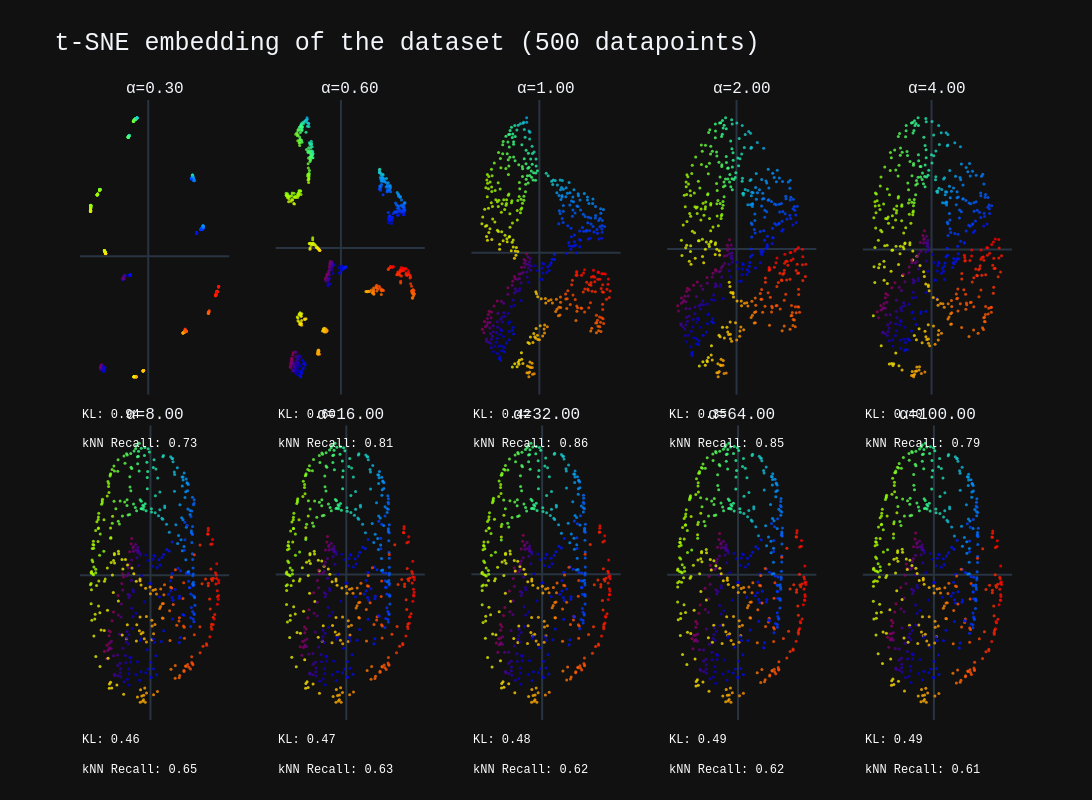

Notebook code for this chart:
### Code cell
# fig, ax = plt.subplots(2, 5, figsize=(20, 8))
Utils.plot_TSNE_plotly(
    raw_data=sr_points,
    tsne_results=tsne_results_sr500,
    labels=sr_color,
    alphas=ALPHAS,
    labeled=False,
    show=False,
    display_metrics=True,
)

### Figure 1 — Plotly figure (JSON) as saved in the notebook; plotly's stock layout.template omitted (floating-point values rounded to 4 significant figures; data arrays with more than 128 entries replaced by an {"elided": "..."} marker saying what was removed)
{"data": [{"marker": {"color": {"elided": "500 float values"}, "colorscale": [[0, "rgb(150,0,90)"], [0.125, "rgb(0,0,200)"], [0.25, "rgb(0,25,255)"], [0.375, "rgb(0,152,255)"], [0.5, "rgb(44,255,150)"], [0.625, "rgb(151,255,0)"], [0.75, "rgb(255,234,0)"], [0.875, "rgb(255,111,0)"], [1, "rgb(255,0,0)"]], "opacity": 0.8, "size": 3}, "mode": "markers", "showlegend": false, "type": "scatter", "x": {"elided": "500 float values"}, "xaxis": "x", "y": {"elided": "500 float values"}, "yaxis": "y"}, {"marker": {"color": {"elided": "500 float values"}, "colorscale": [[0, "rgb(150,0,90)"], [0.125, "rgb(0,0,200)"], [0.25, "rgb(0,25,255)"], [0.375, "rgb(0,152,255)"], [0.5, "rgb(44,255,150)"], [0.625, "rgb(151,255,0)"], [0.75, "rgb(255,234,0)"], [0.875, "rgb(255,111,0)"], [1, "rgb(255,0,0)"]], "opacity": 0.8, "size": 3}, "mode": "markers", "showlegend": false, "type": "scatter", "x": {"elided": "500 float values"}, "xaxis": "x2", "y": {"elided": "500 float values"}, "yaxis": "y2"}, {"marker": {"color": {"elided": "500 float values"}, "colorscale": [[0, "rgb(150,0,90)"], [0.125, "rgb(0,0,200)"], [0.25, "rgb(0,25,255)"], [0.375, "rgb(0,152,255)"], [0.5, "rgb(44,255,150)"], [0.625, "rgb(151,255,0)"], [0.75, "rgb(255,234,0)"], [0.875, "rgb(255,111,0)"], [1, "rgb(255,0,0)"]], "opacity": 0.8, "size": 3}, "mode": "markers", "showlegend": false, "type": "scatter", "x": {"elided": "500 float values"}, "xaxis": "x3", "y": {"elided": "500 float values"}, "yaxis": "y3"}, {"marker": {"color": {"elided": "500 float values"}, "colorscale": [[0, "rgb(150,0,90)"], [0.125, "rgb(0,0,200)"], [0.25, "rgb(0,25,255)"], [0.375, "rgb(0,152,255)"], [0.5, "rgb(44,255,150)"], [0.625, "rgb(151,255,0)"], [0.75, "rgb(255,234,0)"], [0.875, "rgb(255,111,0)"], [1, "rgb(255,0,0)"]], "opacity": 0.8, "size": 3}, "mode": "markers", "showlegend": false, "type": "scatter", "x": {"elided": "500 float values"}, "xaxis": "x4", "y": {"elided": "500 float values"}, "yaxis": "y4"}, {"marker": {"color": {"elided": "500 float values"}, "colorscale": [[0, "rgb(150,0,90)"], [0.125, "rgb(0,0,200)"], [0.25, "rgb(0,25,255)"], [0.375, "rgb(0,152,255)"], [0.5, "rgb(44,255,150)"], [0.625, "rgb(151,255,0)"], [0.75, "rgb(255,234,0)"], [0.875, "rgb(255,111,0)"], [1, "rgb(255,0,0)"]], "opacity": 0.8, "size": 3}, "mode": "markers", "showlegend": false, "type": "scatter", "x": {"elided": "500 float values"}, "xaxis": "x5", "y": {"elided": "500 float values"}, "yaxis": "y5"}, {"marker": {"color": {"elided": "500 float values"}, "colorscale": [[0, "rgb(150,0,90)"], [0.125, "rgb(0,0,200)"], [0.25, "rgb(0,25,255)"], [0.375, "rgb(0,152,255)"], [0.5, "rgb(44,255,150)"], [0.625, "rgb(151,255,0)"], [0.75, "rgb(255,234,0)"], [0.875, "rgb(255,111,0)"], [1, "rgb(255,0,0)"]], "opacity": 0.8, "size": 3}, "mode": "markers", "showlegend": false, "type": "scatter", "x": {"elided": "500 float values"}, "xaxis": "x6", "y": {"elided": "500 float values"}, "yaxis": "y6"}, {"marker": {"color": {"elided": "500 float values"}, "colorscale": [[0, "rgb(150,0,90)"], [0.125, "rgb(0,0,200)"], [0.25, "rgb(0,25,255)"], [0.375, "rgb(0,152,255)"], [0.5, "rgb(44,255,150)"], [0.625, "rgb(151,255,0)"], [0.75, "rgb(255,234,0)"], [0.875, "rgb(255,111,0)"], [1, "rgb(255,0,0)"]], "opacity": 0.8, "size": 3}, "mode": "markers", "showlegend": false, "type": "scatter", "x": {"elided": "500 float values"}, "xaxis": "x7", "y": {"elided": "500 float values"}, "yaxis": "y7"}, {"marker": {"color": {"elided": "500 float values"}, "colorscale": [[0, "rgb(150,0,90)"], [0.125, "rgb(0,0,200)"], [0.25, "rgb(0,25,255)"], [0.375, "rgb(0,152,255)"], [0.5, "rgb(44,255,150)"], [0.625, "rgb(151,255,0)"], [0.75, "rgb(255,234,0)"], [0.875, "rgb(255,111,0)"], [1, "rgb(255,0,0)"]], "opacity": 0.8, "size": 3}, "mode": "markers", "showlegend": false, "type": "scatter", "x": {"elided": "500 float values"}, "xaxis": "x8", "y": {"elided": "500 float values"}, "yaxis": "y8"}, {"marker": {"color": {"elided": "500 float values"}, "colorscale": [[0, "rgb(150,0,90)"], [0.125, "rgb(0,0,200)"], [0.25, "rgb(0,25,255)"], [0.375, "rgb(0,152,255)"], [0.5, "rgb(44,255,150)"], [0.625, "rgb(151,255,0)"], [0.75, "rgb(255,234,0)"], [0.875, "rgb(255,111,0)"], [1, "rgb(255,0,0)"]], "opacity": 0.8, "size": 3}, "mode": "markers", "showlegend": false, "type": "scatter", "x": {"elided": "500 float values"}, "xaxis": "x9", "y": {"elided": "500 float values"}, "yaxis": "y9"}, {"marker": {"color": {"elided": "500 float values"}, "colorscale": [[0, "rgb(150,0,90)"], [0.125, "rgb(0,0,200)"], [0.25, "rgb(0,25,255)"], [0.375, "rgb(0,152,255)"], [0.5, "rgb(44,255,150)"], [0.625, "rgb(151,255,0)"], [0.75, "rgb(255,234,0)"], [0.875, "rgb(255,111,0)"], [1, "rgb(255,0,0)"]], "opacity": 0.8, "size": 3}, "mode": "markers", "showlegend": false, "type": "scatter", "x": {"elided": "500 float values"}, "xaxis": "x10", "y": {"elided": "500 float values"}, "yaxis": "y10"}], "layout": {"annotations": [{"font": {"size": 16}, "showarrow": false, "text": "α=0.30", "x": 0.08, "xanchor": "center", "xref": "paper", "y": 1, "yanchor": "bottom", "yref": "paper"}, {"font": {"size": 16}, "showarrow": false, "text": "α=0.60", "x": 0.29, "xanchor": "center", "xref": "paper", "y": 1, "yanchor": "bottom", "yref": "paper"}, {"font": {"size": 16}, "showarrow": false, "text": "α=1.00", "x": 0.5, "xanchor": "center", "xref": "paper", "y": 1, "yanchor": "bottom", "yref": "paper"}, {"font": {"size": 16}, "showarrow": false, "text": "α=2.00", "x": 0.71, "xanchor": "center", "xref": "paper", "y": 1, "yanchor": "bottom", "yref": "paper"}, {"font": {"size": 16}, "showarrow": false, "text": "α=4.00", "x": 0.92, "xanchor": "center", "xref": "paper", "y": 1, "yanchor": "bottom", "yref": "paper"}, {"font": {"size": 16}, "showarrow": false, "text": "α=8.00", "x": 0.08, "xanchor": "center", "xref": "paper", "y": 0.475, "yanchor": "bottom", "yref": "paper"}, {"font": {"size": 16}, "showarrow": false, "text": "α=16.00", "x": 0.29, "xanchor": "center", "xref": "paper", "y": 0.475, "yanchor": "bottom", "yref": "paper"}, {"font": {"size": 16}, "showarrow": false, "text": "α=32.00", "x": 0.5, "xanchor": "center", "xref": "paper", "y": 0.475, "yanchor": "bottom", "yref": "paper"}, {"font": {"size": 16}, "showarrow": false, "text": "α=64.00", "x": 0.71, "xanchor": "center", "xref": "paper", "y": 0.475, "yanchor": "bottom", "yref": "paper"}, {"font": {"size": 16}, "showarrow": false, "text": "α=100.00", "x": 0.92, "xanchor": "center", "xref": "paper", "y": 0.475, "yanchor": "bottom", "yref": "paper"}, {"font": {"color": "white", "size": 12}, "showarrow": false, "text": "KL: 0.94", "x": 0, "xref": "x domain", "y": -0.1, "yref": "y domain"}, {"font": {"color": "white", "size": 12}, "showarrow": false, "text": "kNN Recall: 0.73", "x": 0, "xref": "x domain", "y": -0.2, "yref": "y domain"}, {"font": {"color": "white", "size": 12}, "showarrow": false, "text": "KL: 0.60", "x": 0, "xref": "x2 domain", "y": -0.1, "yref": "y2 domain"}, {"font": {"color": "white", "size": 12}, "showarrow": false, "text": "kNN Recall: 0.81", "x": 0, "xref": "x2 domain", "y": -0.2, "yref": "y2 domain"}, {"font": {"color": "white", "size": 12}, "showarrow": false, "text": "KL: 0.42", "x": 0, "xref": "x3 domain", "y": -0.1, "yref": "y3 domain"}, {"font": {"color": "white", "size": 12}, "showarrow": false, "text": "kNN Recall: 0.86", "x": 0, "xref": "x3 domain", "y": -0.2, "yref": "y3 domain"}, {"font": {"color": "white", "size": 12}, "showarrow": false, "text": "KL: 0.35", "x": 0, "xref": "x4 domain", "y": -0.1, "yref": "y4 domain"}, {"font": {"color": "white", "size": 12}, "showarrow": false, "text": "kNN Recall: 0.85", "x": 0, "xref": "x4 domain", "y": -0.2, "yref": "y4 domain"}, {"font": {"color": "white", "size": 12}, "showarrow": false, "text": "KL: 0.40", "x": 0, "xref": "x5 domain", "y": -0.1, "yref": "y5 domain"}, {"font": {"color": "white", "size": 12}, "showarrow": false, "text": "kNN Recall: 0.79", "x": 0, "xref": "x5 domain", "y": -0.2, "yref": "y5 domain"}, {"font": {"color": "white", "size": 12}, "showarrow": false, "text": "KL: 0.46", "x": 0, "xref": "x6 domain", "y": -0.1, "yref": "y6 domain"}, {"font": {"color": "white", "size": 12}, "showarrow": false, "text": "kNN Recall: 0.65", "x": 0, "xref": "x6 domain", "y": -0.2, "yref": "y6 domain"}, {"font": {"color": "white", "size": 12}, "showarrow": false, "text": "KL: 0.47", "x": 0, "xref": "x7 domain", "y": -0.1, "yref": "y7 domain"}, {"font": {"color": "white", "size": 12}, "showarrow": false, "text": "kNN Recall: 0.63", "x": 0, "xref": "x7 domain", "y": -0.2, "yref": "y7 domain"}, {"font": {"color": "white", "size": 12}, "showarrow": false, "text": "KL: 0.48", "x": 0, "xref": "x8 domain", "y": -0.1, "yref": "y8 domain"}, {"font": {"color": "white", "size": 12}, "showarrow": false, "text": "kNN Recall: 0.62", "x": 0, "xref": "x8 domain", "y": -0.2, "yref": "y8 domain"}, {"font": {"color": "white", "size": 12}, "showarrow": false, "text": "KL: 0.49", "x": 0, "xref": "x9 domain", "y": -0.1, "yref": "y9 domain"}, {"font": {"color": "white", "size": 12}, "showarrow": false, "text": "kNN Recall: 0.62", "x": 0, "xref": "x9 domain", "y": -0.2, "yref": "y9 domain"}, {"font": {"color": "white", "size": 12}, "showarrow": false, "text": "KL: 0.49", "x": 0, "xref": "x10 domain", "y": -0.1, "yref": "y10 domain"}, {"font": {"color": "white", "size": 12}, "showarrow": false, "text": "kNN Recall: 0.61", "x": 0, "xref": "x10 domain", "y": -0.2, "yref": "y10 domain"}], "font": {"family": "Courier New, monospace", "size": 18}, "height": 800, "title": {"text": "t-SNE embedding of the dataset (500 datapoints)"}, "width": 1600, "xaxis": {"anchor": "y", "domain": [0, 0.16], "showgrid": false, "showticklabels": false}, "xaxis10": {"anchor": "y10", "domain": [0.84, 1], "showgrid": false, "showticklabels": false}, "xaxis2": {"anchor": "y2", "domain": [0.21, 0.37], "showgrid": false, "showticklabels": false}, "xaxis3": {"anchor": "y3", "domain": [0.42, 0.58], "showgrid": false, "showticklabels": false}, "xaxis4": {"anchor": "y4", "domain": [0.63, 0.79], "showgrid": false, "showticklabels": false}, "xaxis5": {"anchor": "y5", "domain": [0.84, 1], "showgrid": false, "showticklabels": false}, "xaxis6": {"anchor": "y6", "domain": [0, 0.16], "showgrid": false, "showticklabels": false}, "xaxis7": {"anchor": "y7", "domain": [0.21, 0.37], "showgrid": false, "showticklabels": false}, "xaxis8": {"anchor": "y8", "domain": [0.42, 0.58], "showgrid": false, "showticklabels": false}, "xaxis9": {"anchor": "y9", "domain": [0.63, 0.79], "showgrid": false, "showticklabels": false}, "yaxis": {"anchor": "x", "domain": [0.525, 1], "showgrid": false, "showticklabels": false}, "yaxis10": {"anchor": "x10", "domain": [0, 0.475], "showgrid": false, "showticklabels": false}, "yaxis2": {"anchor": "x2", "domain": [0.525, 1], "showgrid": false, "showticklabels": false}, "yaxis3": {"anchor": "x3", "domain": [0.525, 1], "showgrid": false, "showticklabels": false}, "yaxis4": {"anchor": "x4", "domain": [0.525, 1], "showgrid": false, "showticklabels": false}, "yaxis5": {"anchor": "x5", "domain": [0.525, 1], "showgrid": false, "showticklabels": false}, "yaxis6": {"anchor": "x6", "domain": [0, 0.475], "showgrid": false, "showticklabels": false}, "yaxis7": {"anchor": "x7", "domain": [0, 0.475], "showgrid": false, "showticklabels": false}, "yaxis8": {"anchor": "x8", "domain": [0, 0.475], "showgrid": false, "showticklabels": false}, "yaxis9": {"anchor": "x9", "domain": [0, 0.475], "showgrid": false, "showticklabels": false}}}
